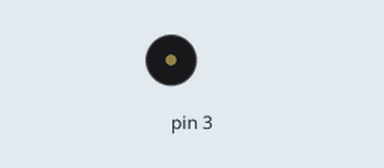
Recording of a sketch running on a simulated Arduino Uno, built with avr-gcc and run on an emulated ATmega328P. Parts: buzzer (waves = sounding).

Above: at 0.1 s.
Timing chart, 0 to 1.6 s (numbered marks = the images above):
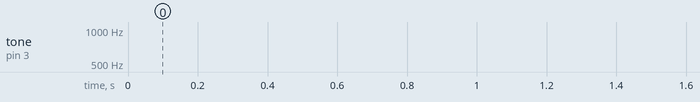

The sketch:

buzzer_millis.ino
```cpp
const long tickTime = 3;
unsigned long previousMillis = millis();
int i = 440;

boolean soundState = true;

void setup() {
  // put your setup code here, to run once:

}

void loop() {
  // put your main code here, to run repeatedly:
  unsigned long currentMillis = millis();

  if(currentMillis - previousMillis >= tickTime) {
    previousMillis = currentMillis;

    if(soundState == true) {
      tone(3, i);
      i = i + 12;

      if(i >= 1240) {
        soundState = !soundState;
      }
    }

    if(soundState == false) {
      tone(3, i);
      i = i - 12;

      if(i <= 440) {
        soundState = !soundState;
      }
    }
  }

}
```
